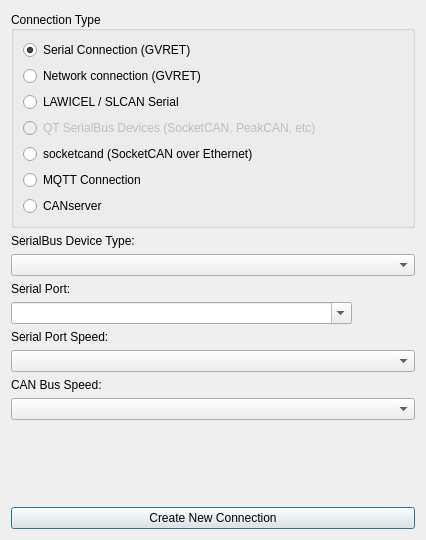
<?xml version="1.0" encoding="UTF-8"?>
<ui version="4.0">
 <class>NewConnectionDialog</class>
 <widget class="QDialog" name="NewConnectionDialog">
  <property name="geometry">
   <rect>
    <x>0</x>
    <y>0</y>
    <width>426</width>
    <height>540</height>
   </rect>
  </property>
  <property name="windowTitle">
   <string>New Connection</string>
  </property>
  <layout class="QVBoxLayout" name="verticalLayout">
   <item>
    <widget class="QGroupBox" name="gbType">
     <property name="title">
      <string>Connection Type</string>
     </property>
     <property name="alignment">
      <set>Qt::AlignLeading|Qt::AlignLeft|Qt::AlignVCenter</set>
     </property>
     <layout class="QGridLayout" name="gridLayout">
      <item row="4" column="0">
       <widget class="QRadioButton" name="rbKayak">
        <property name="text">
         <string>socketcand (SocketCAN over Ethernet)</string>
        </property>
       </widget>
      </item>
      <item row="3" column="0">
       <widget class="QRadioButton" name="rbSocketCAN">
        <property name="enabled">
         <bool>false</bool>
        </property>
        <property name="text">
         <string>QT SerialBus Devices (SocketCAN, PeakCAN, etc)</string>
        </property>
       </widget>
      </item>
      <item row="5" column="0">
       <widget class="QRadioButton" name="rbMQTT">
        <property name="text">
         <string>MQTT Connection</string>
        </property>
       </widget>
      </item>
      <item row="0" column="0">
       <widget class="QRadioButton" name="rbGVRET">
        <property name="text">
         <string>Serial Connection (GVRET)</string>
        </property>
        <property name="checked">
         <bool>true</bool>
        </property>
       </widget>
      </item>
      <item row="1" column="0">
       <widget class="QRadioButton" name="rbRemote">
        <property name="text">
         <string>Network connection (GVRET)</string>
        </property>
       </widget>
      </item>
      <item row="2" column="0">
       <widget class="QRadioButton" name="rbLawicel">
        <property name="text">
         <string>LAWICEL / SLCAN Serial</string>
        </property>
       </widget>
      </item>
      <item row="6" column="0">
       <widget class="QRadioButton" name="rbCANserver">
        <property name="text">
         <string>CANserver</string>
        </property>
       </widget>
      </item>
     </layout>
    </widget>
   </item>
   <item>
    <widget class="QLabel" name="lblDeviceType">
     <property name="text">
      <string>SerialBus Device Type:</string>
     </property>
    </widget>
   </item>
   <item>
    <widget class="QComboBox" name="cbDeviceType"/>
   </item>
   <item>
    <widget class="QLabel" name="lPort">
     <property name="sizePolicy">
      <sizepolicy hsizetype="Minimum" vsizetype="Minimum">
       <horstretch>0</horstretch>
       <verstretch>0</verstretch>
      </sizepolicy>
     </property>
     <property name="text">
      <string>Serial Port:</string>
     </property>
    </widget>
   </item>
   <item>
    <widget class="QComboBox" name="cbPort">
     <property name="sizePolicy">
      <sizepolicy hsizetype="Expanding" vsizetype="Fixed">
       <horstretch>0</horstretch>
       <verstretch>0</verstretch>
      </sizepolicy>
     </property>
     <property name="maximumSize">
      <size>
       <width>341</width>
       <height>16777215</height>
      </size>
     </property>
     <property name="editable">
      <bool>true</bool>
     </property>
    </widget>
   </item>
   <item>
    <widget class="QLabel" name="lblSerialSpeed">
     <property name="text">
      <string>Serial Port Speed:</string>
     </property>
    </widget>
   </item>
   <item>
    <widget class="QComboBox" name="cbSerialSpeed"/>
   </item>
   <item>
    <widget class="QLabel" name="lblCANSpeed">
     <property name="text">
      <string>CAN Bus Speed:</string>
     </property>
    </widget>
   </item>
   <item>
    <widget class="QComboBox" name="cbCANSpeed"/>
   </item>
   <item>
    <spacer name="verticalSpacer">
     <property name="orientation">
      <enum>Qt::Vertical</enum>
     </property>
     <property name="sizeHint" stdset="0">
      <size>
       <width>20</width>
       <height>40</height>
      </size>
     </property>
    </spacer>
   </item>
   <item>
    <widget class="QPushButton" name="btnOK">
     <property name="text">
      <string>Create New Connection</string>
     </property>
    </widget>
   </item>
  </layout>
 </widget>
 <resources/>
 <connections/>
</ui>
